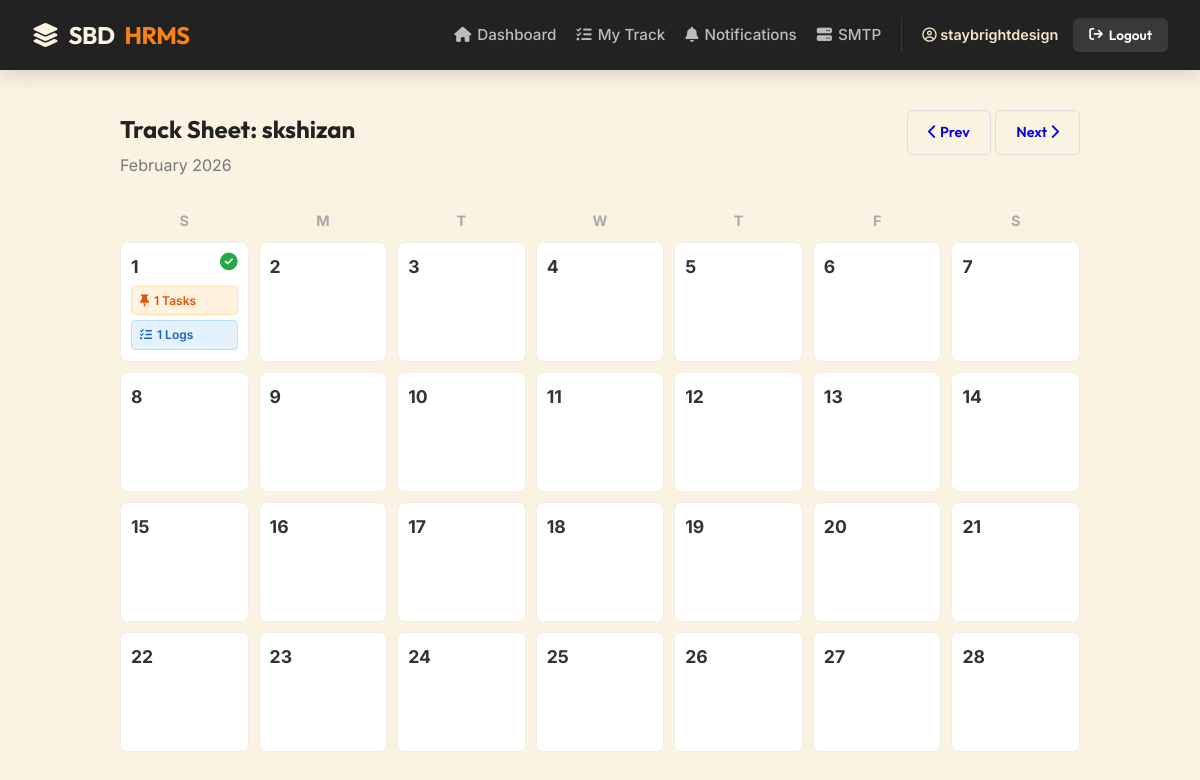
/track-sheet/2/ (signed in), run on the app's committed database.
### accounts/models.py (models this page shows, shortened)
class User(AbstractUser):
    SECTION_CHOICES = (
        ('Frontside', 'Frontside'),
        ('Backside', 'Backside'),
        ('Management', 'Management'),
    )
    ROLE_CHOICES = (
        ('Director', 'Director'),
        ('Manager', 'Manager'),
        ('TL', 'Team Leader'),
        ('Employee', 'Employee'),
        ('HR', 'HR'),
    )
    company = models.ForeignKey(Company, on_delete=models.CASCADE, null=True, blank=True)
    team = models.ForeignKey(Team, on_delete=models.SET_NULL, null=True, blank=True, related_name='members')
    section = models.CharField(max_length=20, choices=SECTION_CHOICES, null=True, blank=True)
    role = models.CharField(max_length=20, choices=ROLE_CHOICES, default='Employee')
    designation = models.CharField(max_length=100, null=True, blank=True)
    monthly_salary = models.DecimalField(max_digits=10, decimal_places=2, default=0.00)
    esi_percentage = models.DecimalField(max_digits=5, decimal_places=2, default=0.75, help_text="Percentage (e.g., 0.75)")
    professional_tax = models.DecimalField(max_digits=10, decimal_places=2, default=0.00, help_text="Fixed Amount (e.g., 120)")
    otp = models.CharField(max_length=6, null=True, blank=True)
    is_approved = models.BooleanField(default=False)
    reports_to = models.ForeignKey('self', on_delete=models.SET_NULL, null=True, blank=True, related_name='subordinates')

### dashboard/models.py (models this page shows, shortened)
class TrackSheet(models.Model):
    user = models.ForeignKey(User, on_delete=models.CASCADE, related_name='track_sheets')
    date = models.DateField()
    class Meta:
        unique_together = ('user', 'date')

### dashboard/views.py (the view)
# urls.py: path('track-sheet/<int:user_id>/', dash_views.track_sheet, name='track_sheet'),
@login_required
def track_sheet(request, user_id):
    target_user = get_object_or_404(User, id=user_id)
    viewer = request.user
    can_view_work = (viewer == target_user) or (target_user.reports_to == viewer) or (viewer.role == 'HR')
    can_assign_task = True # Anyone can assign (as per previous request)
    today = date.today()
    try:
        year = int(request.GET.get('year', today.year))
        month = int(request.GET.get('month', today.month))
    except ValueError:
        year, month = today.year, today.month
    first_weekday, num_days = calendar.monthrange(year, month)
    start_index = (first_weekday + 1) % 7
    sheets = TrackSheet.objects.filter(
        user=target_user,
        date__year=year,
        date__month=month
    ).prefetch_related('work_items', 'task_items')
    sheet_map = {s.date: s for s in sheets}
    month_days = []
    for _ in range(start_index): month_days.append(None)
    for day in range(1, num_days + 1):
        current_date = date(year, month, day)
        sheet = sheet_map.get(current_date)
        work_items = sheet.work_items.all() if (sheet and can_view_work) else []
        task_items = sheet.task_items.all() if sheet else []
        day_status = "Pending"
        if work_items:
            if all(w.status == 'Completed' for w in work_items):
                day_status = "Completed"
            elif any(w.status == 'In Progress' for w in work_items):
                day_status = "In Progress"
        month_days.append({
            'day': day,
            'date': current_date,
            'sheet': sheet,
            'work_items': work_items,
            'task_items': task_items,
            'day_status': day_status,
            'can_view_work': can_view_work # Pass this down for privacy check
        })
    return render(request, 'dashboard/track_sheet.html', {
        'target_user': target_user,
        'month_days': month_days,
        'year': year, 'month': month,
        'month_name': calendar.month_name[month],
        'can_view_work': can_view_work,
        'can_assign_task': can_assign_task,
    })

### templates/dashboard/track_sheet.html (shortened to what this page needs)
{% extends 'base.html' %}
{% block content %}
<div class="page-header" style="display:flex; justify-content:space-between; margin-bottom:30px;">
    <div>
        <h2 style="font-family:'Outfit'; margin-bottom: 5px;">Track Sheet: {{ target_user.username }}</h2>
        <p style="color:#777; margin:0;">{{ month_name }} {{ year }}</p>
    </div>
    <div>
        <a href="?month={{ month|add:'-1' }}&year={{ year }}" class="btn btn-sm btn-light" style="border:1px solid #ddd;"><i class="fa-solid fa-chevron-left"></i> Prev</a>
        <a href="?month={{ month|add:'1' }}&year={{ year }}" class="btn btn-sm btn-light" style="border:1px solid #ddd;">Next <i class="fa-solid fa-chevron-right"></i></a>
    </div>
</div>
<div class="cal-grid">
    {% for d in "SMTWTFS"|make_list %}
        <div style="text-align:center; font-weight:bold; color:#aaa; font-size: 0.9rem;">{{ d }}</div>
    {% endfor %}
    {% for day in month_days %}
        {% if day %}
            <div class="cal-day" onclick="openTrackModal('{{ day.date|date:'Y-m-d' }}')">
                <div class="day-number">
                    {{ day.day }}
                    {% if day.day_status == 'Completed' %}
                        <i class="fa-solid fa-circle-check" style="color: #28a745;"></i>
                    {% endif %}
                </div>
                {% if day.task_items %}
                    <div class="badge-count bg-task">
                        <i class="fa-solid fa-thumbtack"></i> {{ day.task_items.count }} Tasks
                    </div>
                {% endif %}
                {% if day.work_items %}
                    <div class="badge-count bg-work">
                        <i class="fa-solid fa-list-check"></i> {{ day.work_items.count }} Logs
                    </div>
                {% endif %}
            </div>
        {% else %}
            <div style="background:none; border:none;"></div>
        {% endif %}
    {% endfor %}
</div>
{% endblock %}

### templates/base.html (shortened to what this page needs)
<!DOCTYPE html>
<html lang="en">
<head>
    <link rel="stylesheet" href="https://cdnjs.cloudflare.com/ajax/libs/font-awesome/6.4.0/css/all.min.css">
</head>
<body>
    <nav class="navbar">
        <div class="nav-container">
            <a href="{% url 'dashboard' %}" class="nav-brand">
                <i class="fa-solid fa-layer-group"></i> SBD<span>HRMS</span>
            </a>
            <div class="nav-links">
                {% if user.is_authenticated %}
                    <a href="{% url 'dashboard' %}" class="nav-link">
                        <i class="fa-solid fa-house"></i> Dashboard
                    </a>
                    <a href="{% url 'track_sheet' user.id %}" class="nav-link">
                        <i class="fa-solid fa-list-check"></i> My Track
                    </a>
                    <a href="{% url 'notifications_view' %}" class="nav-link">
                        <i class="fa-solid fa-bell"></i> Notifications
                    </a>
                    {% if user.role == 'HR' %}
                        <a href="{% url 'smtp_settings' %}" class="nav-link">
                            <i class="fa-solid fa-server"></i> SMTP
                        </a>
                    {% endif %}
                    <div class="user-menu">
                        <span class="user-name">
                            <i class="fa-regular fa-circle-user"></i> {{ user.username }}
                        </span>
                        <form action="{% url 'logout' %}" method="post" style="display:inline;">
                            <button type="submit" class="btn btn-nav-logout">
                                <i class="fa-solid fa-arrow-right-from-bracket"></i> Logout
                            </button>
                        </form>
                    </div>
                {% else %}
                    <a href="{% url 'login' %}" class="nav-link">Login</a>
                    <a href="{% url 'signup' %}" class="nav-link">Employee Signup</a>
                {% endif %}
            </div>
        </div>
    </nav>
    <main class="main-container">
        {% block content %}{% endblock %}
    </main>
</body>
</html>

### templates/base.html (style rules this page uses)
:root { --c-cream: #FAF3E1; --c-beige: #F5E7C6; --c-orange: #FA8112; --c-charcoal: #222222; --c-orange-hover: #d66a0a; --c-text-light: #ffffff; --c-text-muted: #666666; --radius-md: 12px; --radius-sm: 6px; --shadow-card: 0 10px 30px -10px rgba(0,0,0,0.08); --nav-height: 70px; }
* { box-sizing: border-box; margin: 0; padding: 0; }
body { font-family: 'Inter', sans-serif; background-color: var(--c-cream); color: var(--c-charcoal); line-height: 1.6; min-height: 100vh; display: flex; flex-direction: column; }
a { text-decoration: none; transition: 0.2s ease; }
.navbar { background-color: var(--c-charcoal); height: var(--nav-height); display: flex; align-items: center; padding: 0 2rem; position: sticky; top: 0; z-index: 1000; box-shadow: 0 4px 20px rgba(0,0,0,0.15); }
.nav-container { width: 100%; max-width: 1200px; margin: 0 auto; display: flex; justify-content: space-between; align-items: center; }
.nav-brand { font-family: 'Outfit', sans-serif; font-weight: 700; font-size: 1.5rem; color: var(--c-cream); letter-spacing: -0.5px; display: flex; align-items: center; gap: 10px; }
.nav-brand span { color: var(--c-orange); }
.nav-links { display: flex; align-items: center; gap: 20px; }
.nav-link { color: rgba(255,255,255,0.7); font-weight: 500; font-size: 0.95rem; display: flex; align-items: center; gap: 6px; }
.user-menu { display: flex; align-items: center; gap: 15px; padding-left: 20px; border-left: 1px solid rgba(255,255,255,0.1); }
.user-name { color: var(--c-beige); font-size: 0.9rem; font-weight: 600; }
.btn { display: inline-block; padding: 10px 20px; border-radius: var(--radius-sm); font-weight: 600; font-family: 'Outfit', sans-serif; cursor: pointer; border: none; transition: all 0.2s ease; font-size: 0.9rem; }
.btn-nav-logout { background: rgba(255,255,255,0.1); color: white; padding: 8px 16px; font-size: 0.85rem; display: flex; align-items: center; gap: 6px; }
.main-container { width: 100%; max-width: 1000px; margin: 40px auto; padding: 0 20px; flex: 1; }

### templates/dashboard/track_sheet.html (style rules this page uses)
.cal-grid { display: grid; grid-template-columns: repeat(7, 1fr); gap: 10px; margin-top: 20px; }
.cal-day { background: white; border: 1px solid #eee; min-height: 120px; padding: 10px; border-radius: 8px; cursor: pointer; transition: all 0.2s ease; position: relative; display: flex; flex-direction: column; gap: 5px; }
.day-number { font-weight: 700; font-size: 1.1rem; color: #333; display: flex; justify-content: space-between; }
.badge-count { font-size: 0.75rem; padding: 4px 8px; border-radius: 4px; display: flex; align-items: center; gap: 5px; font-weight: 600; }
.bg-task { background: #FFF3E0; color: #E65100; border: 1px solid #FFE0B2; }
.bg-work { background: #E3F2FD; color: #1565C0; border: 1px solid #BBDEFB; }

### data on the page
User: username "staybrightdesign"
User: username "skshizan"
TrackSheet: day "1", task_items.count "1", work_items.count "1"

### other printed values
{{ month_name }} "February"
{{ year }} "2026"
{{ d }} "S" "M" "T" "W" "T" "F" "S"
{{ day.day }} "2" "3" "4" "5" "6" "7" "8" "9" "10" "11" "12" "13" "14" "15" "16" "17" "18" "19" "20" "21" "22" "23" "24" "25" "26" "27" "28"
